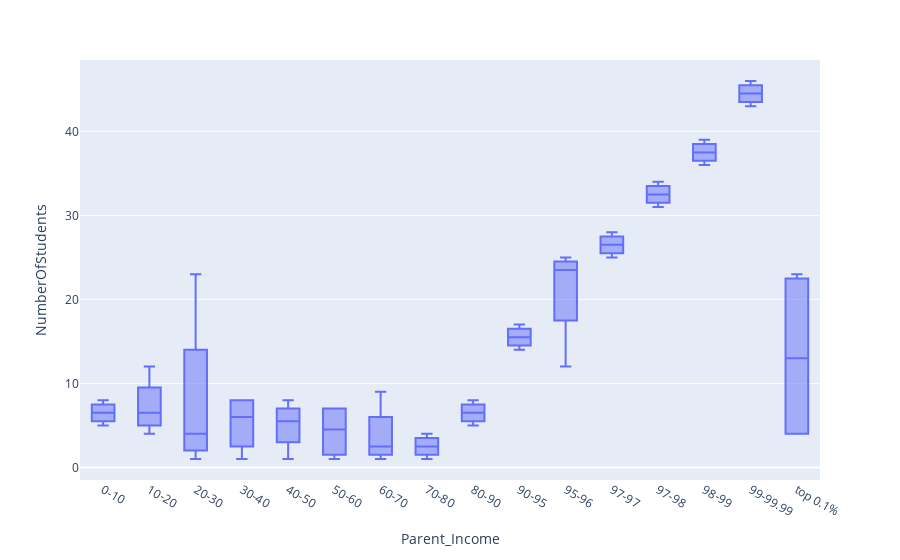

The code cell stored with this chart in its notebook:
### Code cell
Boxplot = px.box(df, x="Parent_Income", y="NumberOfStudents")
Boxplot.show()

### Figure 1 — Plotly figure (JSON) as saved in the notebook; plotly's stock layout.template omitted (floating-point values rounded to 4 significant figures)
{"data": [{"alignmentgroup": "True", "hovertemplate": "Parent_Income=%{x}<br>NumberOfStudents=%{y}<extra></extra>", "legendgroup": "", "marker": {"color": "#636efa"}, "name": "", "notched": false, "offsetgroup": "", "orientation": "v", "showlegend": false, "type": "box", "x": ["0-10", "10-20", "20-30", "30-40", "40-50", "50-60", "60-70", "70-80", "80-90", "90-95", "95-96", "97-97", "97-98", "98-99", "99-99.99", "top 0.1%", "0-10", "10-20", "20-30", "30-40", "40-50", "50-60", "60-70", "70-80", "80-90", "90-95", "95-96", "97-97", "97-98", "98-99", "99-99.99", "top 0.1%", "0-10", "10-20", "20-30", "30-40", "40-50", "50-60", "60-70", "70-80", "80-90", "90-95", "95-96", "97-97", "97-98", "98-99", "99-99.99", "top 0.1%", "0-10", "10-20", "20-30", "30-40", "40-50", "50-60", "60-70", "70-80", "80-90", "90-95", "95-96", "97-97", "97-98", "98-99", "99-99.99", "top 0.1%"], "x0": " ", "xaxis": "x", "y": [5, 7, 23, 4, 6, 7, 9, 1, 5, 14.0, 12, 25.0, 31, 36, 43, 4, 6, 4, 3, 8, 5, 7, 1, 2, 6, 15, 23, 26, 32, 37, 44, 22, 7, 12, 5, 8, 8, 1, 2, 3, 7, 16, 24, 27, 33, 38, 45, 4, 8, 6, 1, 1, 1, 2, 3, 4, 8, 17, 25, 28, 34, 39, 46, 23], "y0": " ", "yaxis": "y"}], "layout": {"boxmode": "group", "legend": {"tracegroupgap": 0}, "margin": {"t": 60}, "xaxis": {"anchor": "y", "domain": [0, 1], "title": {"text": "Parent_Income"}}, "yaxis": {"anchor": "x", "domain": [0, 1], "title": {"text": "NumberOfStudents"}}}}
